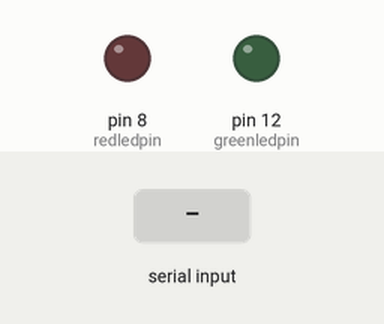
Recording of a sketch running on a simulated Arduino Uno, built with avr-gcc and run on an emulated ATmega328P. Parts: output pins drawn as LEDs (lit = HIGH). Inputs (shaded band) come from the test bench. What the sketch prints to the serial monitor is not drawn.

Above: at 1.2 s.
1.3 s: "1" received over the second serial link
At 1.9 s:
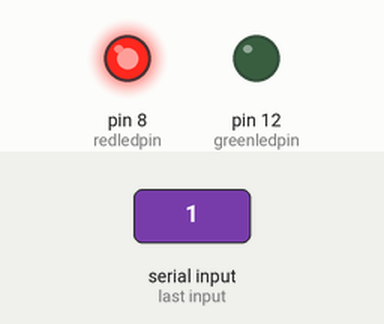
2.8 s: "2" received over the second serial link
At 3.1 s:
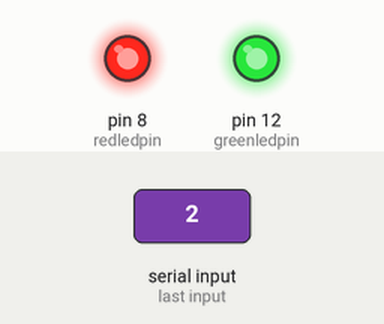
4.3 s: "0" received over the second serial link
At 5.4 s:
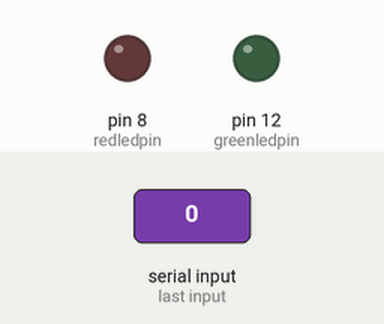
6.8 s: "2" received over the second serial link
At 7.3 s:
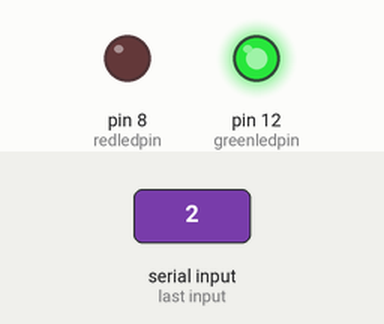
Timing chart, 0 to 9.3 s (numbered marks = the images above; inputs shaded):
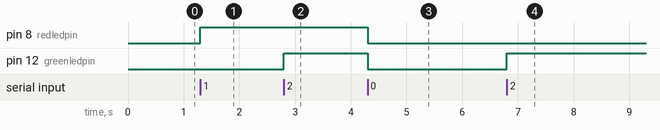

The sketch:

Bluetooth_LED.ino
```cpp
#include <SoftwareSerial.h>
SoftwareSerial bluetooth(5,3);
/*
simple LED test
*/

char val;         // variable to receive data from the serial port
int redledpin = 8;  // LED connected to pin 8
int greenledpin = 12;

void setup()
{
  pinMode(redledpin, OUTPUT);  // pin 13 (on-board LED) as OUTPUT
  pinMode(greenledpin, OUTPUT);

  Serial.begin(9600);       // start serial communication at 9600bps
  bluetooth.begin(9600);

}

void loop() {

  bluetooth.listen();
  while (bluetooth.available() > 0){
    char inByte = bluetooth.read();
    Serial.write(inByte);


  if( inByte == '0' )               // if '0' was received led 13 is switched off

  {
   digitalWrite(redledpin, LOW);    // turn Off pin 13 off
   digitalWrite(greenledpin, LOW);

delay(1000);                  // waits for a second
Serial.println("all off");
  }

if( inByte == '1' )               // if '1' was received led 13 on
 {
    digitalWrite(redledpin, HIGH);  // turn ON pin 13 on
    delay(1000);                  // waits for a second

    Serial.println("red on");
 }
if(inByte =='2')
{
  digitalWrite(greenledpin, HIGH);
  delay(1000);

  Serial.println("green on");
}

  }
}
```

Measured:
- after the input at 1.3 s, pin 8 (redledpin): LOW → HIGH at once
- after the input at 2.8 s, pin 12 (greenledpin): LOW → HIGH at once
- after the input at 4.3 s, pin 8 (redledpin), pin 12 (greenledpin): HIGH → LOW at once
- after the input at 6.8 s, pin 12 (greenledpin): LOW → HIGH at once
